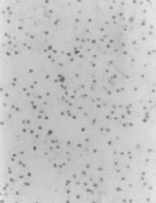
#> input picture image_processing/celulas2.png, 156 x 203 px
$ python celulas.py
#> lines starting #> are read from the running program, lines starting #| are printed output that depends on the picture; after the words box and inside, x2 and y2 are one past the last pixel; in counts of white or black regions, pixels touching at a corner belong together
import sys

import cv2
import numpy as np
from matplotlib import pyplot as plt

# if value > 0 and value < 175: celulas muertas
# if value > 175 and value < 189: celulas vivas

def threshold(value,a,b):
    if value >= a and value <= b:
        return 1
    else:
        return 0


def getValue(matrix,x,y):
    if x <0 or x >=  len(matrix):
        return -1
    if y <0 or y >= len(matrix[0]):
        return -1
    return matrix[x][y]

def near_average(matrix,x,y):
    average = 0
    count = 0
    for i in range(x-2,x+3):
        for j in range(y-2,y+3):
            value = getValue(matrix,i,j)
            if value < 256 and value >= 0:
                average += value
                count +=1

    return average/count

def suavizar(img,matrix):
    for i in range(img.shape[0]):
        for j in range(img.shape[1]):
            if matrix[i][j] == -1:
                matrix[i][j] = near_average(matrix,i,j)
                img.itemset(i,j,matrix[i][j])

def celulas(img,a,b):

    matrix = [ [ img.item(i,j) for j in range(img.shape[1])] for i in range(img.shape[0]) ]
    #modificando la imagen
    print(len(matrix[0]),len(matrix))
    print(img.shape[0],img.shape[1])
    for i in range(img.shape[0]):
        for j in range(img.shape[1]):
            if threshold(img.item(i,j),a,b):
                matrix[i][j] = -1
                img.itemset(i,j,255)

    cv2.imshow('detectados.png', img)
    suavizar(img,matrix)


#original
img = cv2.imread('celulas2.png', cv2.IMREAD_GRAYSCALE)
#> img is the input picture: shape (203, 156); min 95, max 230, mean 196.6
hist = cv2.calcHist([img], [0], None, [256], [0, 256])
#> hist = 256 values, max 1626 at index 197, min 0 at index 0, mean 123.7
cv2.imshow('normal.png', img)

celulas(img,175,189)
#> in celulas, `matrix = [ [ img.item(i,j) for j in range(img.shape[1])] for i in rang..`: matrix = 203 items
#| 156 203
#| 203 156
#> after the loop in celulas, `for i in range(img.shape[0]):`:
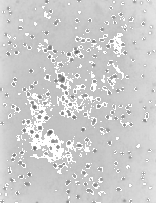
#> img: shape (203, 156); 11.85% of pixels changed, all inside (x1, y1, x2, y2) = (0, 0, 156, 203)
#> after the loop in suavizar, `for i in range(img.shape[0]):`:
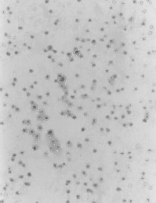
#> img: shape (203, 156); 11.85% of pixels changed, all inside (x1, y1, x2, y2) = (0, 0, 156, 203)
new_hist = cv2.calcHist([img], [0], None, [256], [0, 256])
cv2.imshow('modified.png', img)

# plot
plt.plot(hist, color='red' ) # original
plt.plot(new_hist, color='blue',alpha = 0.4 ) # threshold

plt.show()
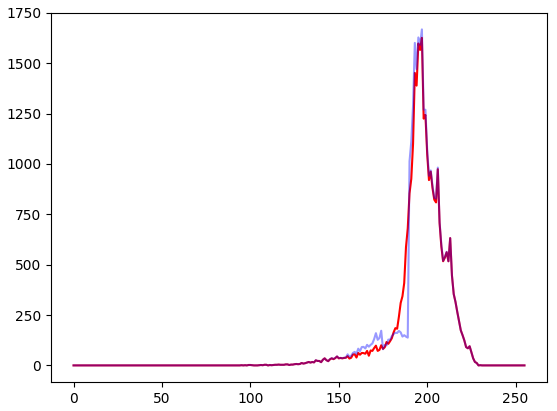
#> figure drawn by matplotlib, 1 panel; curve peaks at x = 197, y = 1626; curve peaks at x = 197, y = 1668

cv2.destroyAllWindows()

$ run again, with image_processing/celulas.png copied over image_processing/celulas2.png
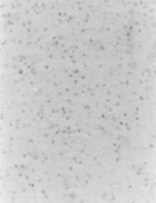
#> input picture image_processing/celulas.png, 156 x 203 px
#> img is the input picture: shape (203, 156); min 139, max 237, mean 203.3
#> hist = 256 values, max 1584 at index 202, min 0 at index 0, mean 123.7
#> matrix = 203 items
#| 156 203
#| 203 156
#> after the loop in celulas, `for i in range(img.shape[0]):`:
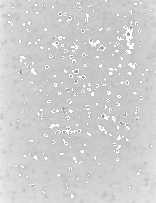
#> img: shape (203, 156); 5.25% of pixels changed, all inside (x1, y1, x2, y2) = (3, 0, 156, 199)
#> `plt.show()`:
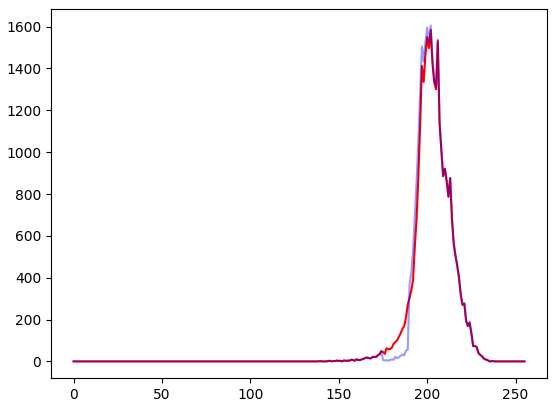
#> figure drawn by matplotlib, 1 panel; curve peaks at x = 202, y = 1584; curve peaks at x = 202, y = 1606
